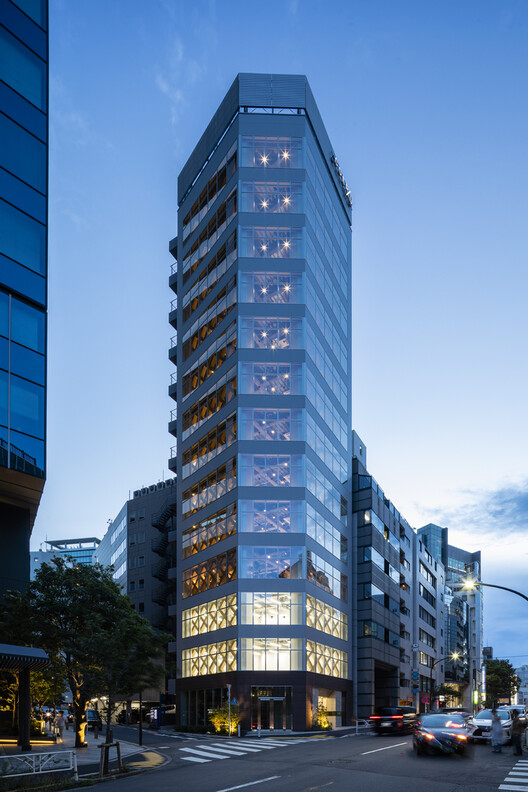
#> input picture images/building.jpeg, 528 x 792 px
$ python sharping.py
#> lines starting #> are read from the running program, lines starting #| are printed output that depends on the picture
import cv2
from matplotlib import pyplot as plt
import numpy as np


image = cv2.imread('images/building.jpeg')
#> image is the input picture: shape (792, 528, 3); mean B, G, R 159.1, 124.4, 96.3
image = cv2.cvtColor(image, cv2.COLOR_BGR2RGB)
plt.figure(figsize=(20, 20))
plt.subplot(1, 2, 1)
plt.title("Original")
plt.imshow(image)
kernel_sharpening = np.array([[-1,-1,-1],
                              [-1,9,-1],
                              [-1,-1,-1]])
sharpened = cv2.filter2D(image, -1, kernel_sharpening)
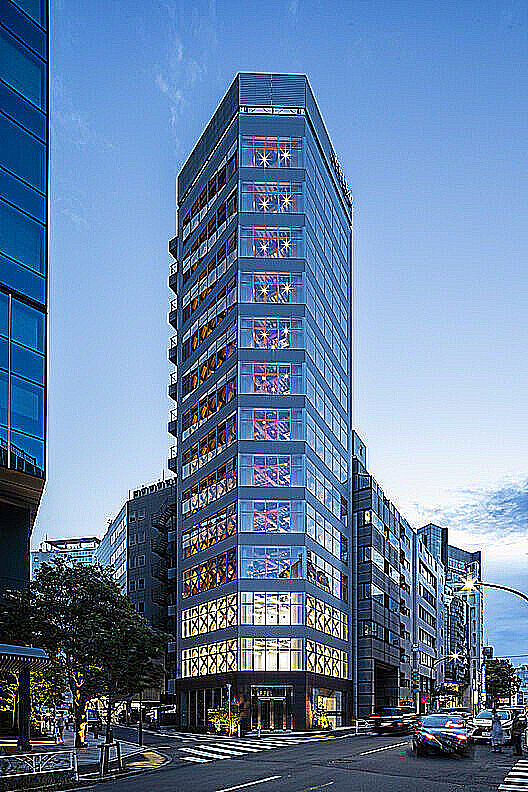
#> sharpened: shape (792, 528, 3); mean R, G, B 100.9, 127.7, 161.1
plt.subplot(1, 2, 2)
plt.title("Image Sharpening")
plt.imshow(sharpened)
plt.show()
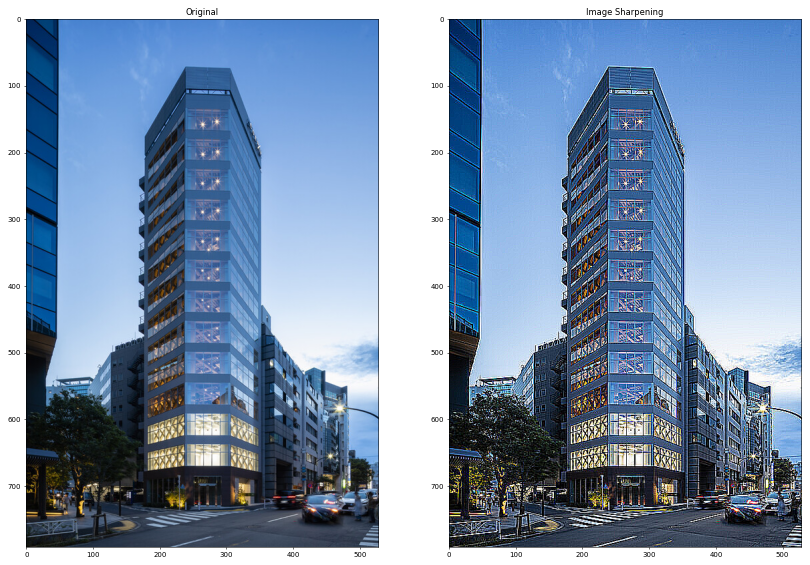
#> figure drawn by matplotlib, 2 panels

$ run again, with images/messi.jpeg copied over images/building.jpeg
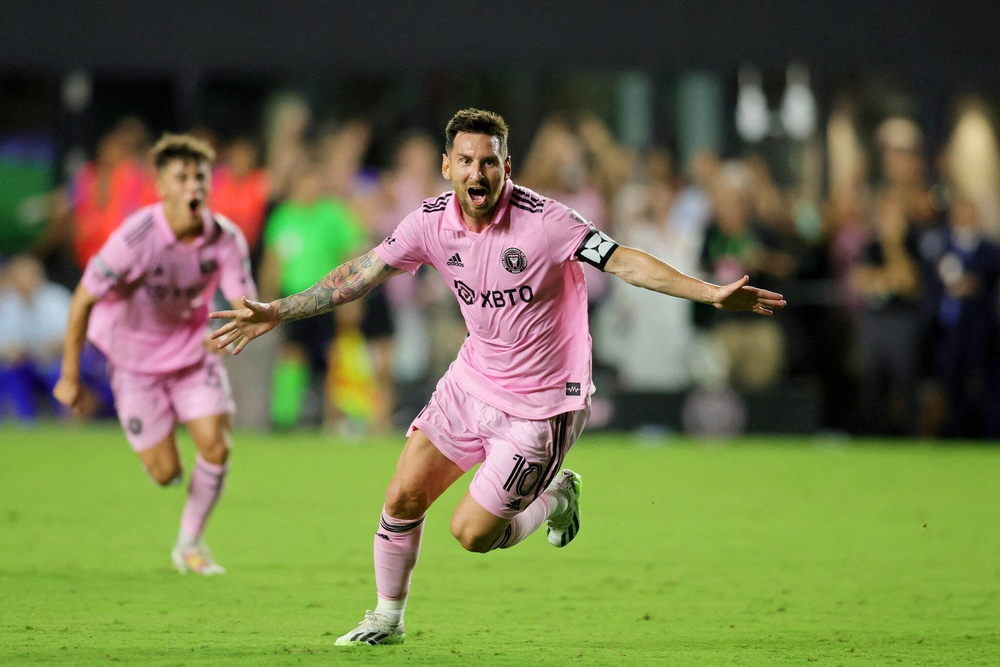
#> input picture images/messi.jpeg, 1000 x 667 px, shrunk from 2048 x 1365 before the run
#> image is the input picture: shape (667, 1000, 3); mean B, G, R 73, 113.8, 109.5
#> `sharpened = cv2.filter2D(image, -1, kernel_sharpening)`:
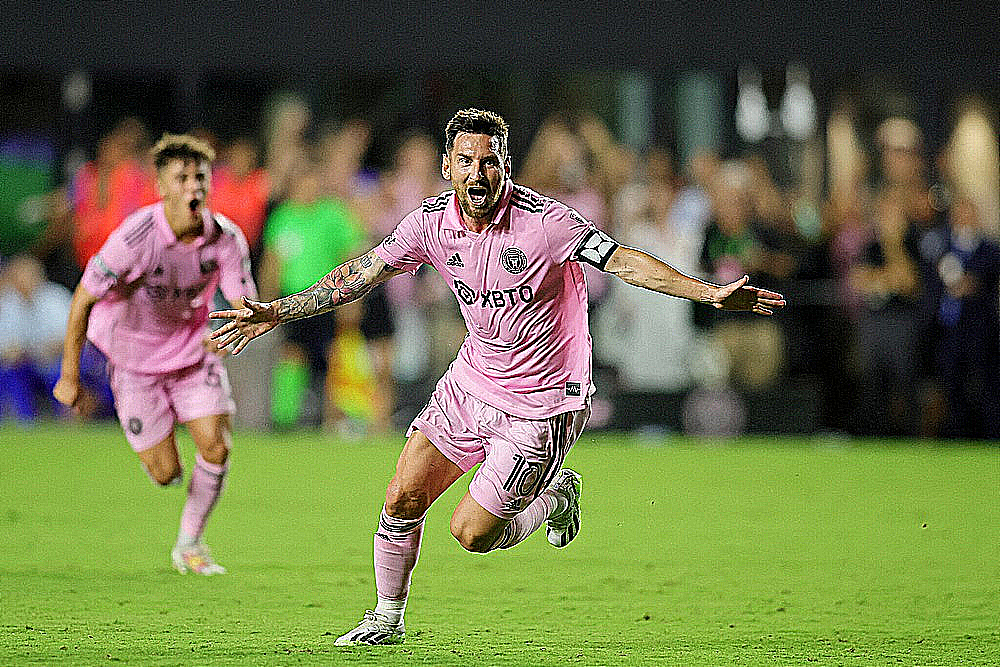
#> sharpened: shape (667, 1000, 3); mean R, G, B 109.1, 114.3, 73.7
#> `plt.show()`:
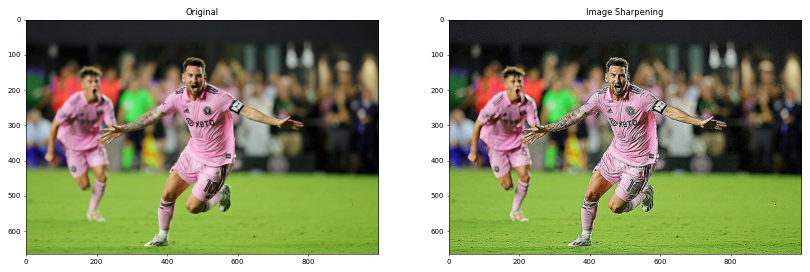
#> figure drawn by matplotlib, 2 panels

$ run again, with images/assortment-of-fruits.jpg copied over images/building.jpeg
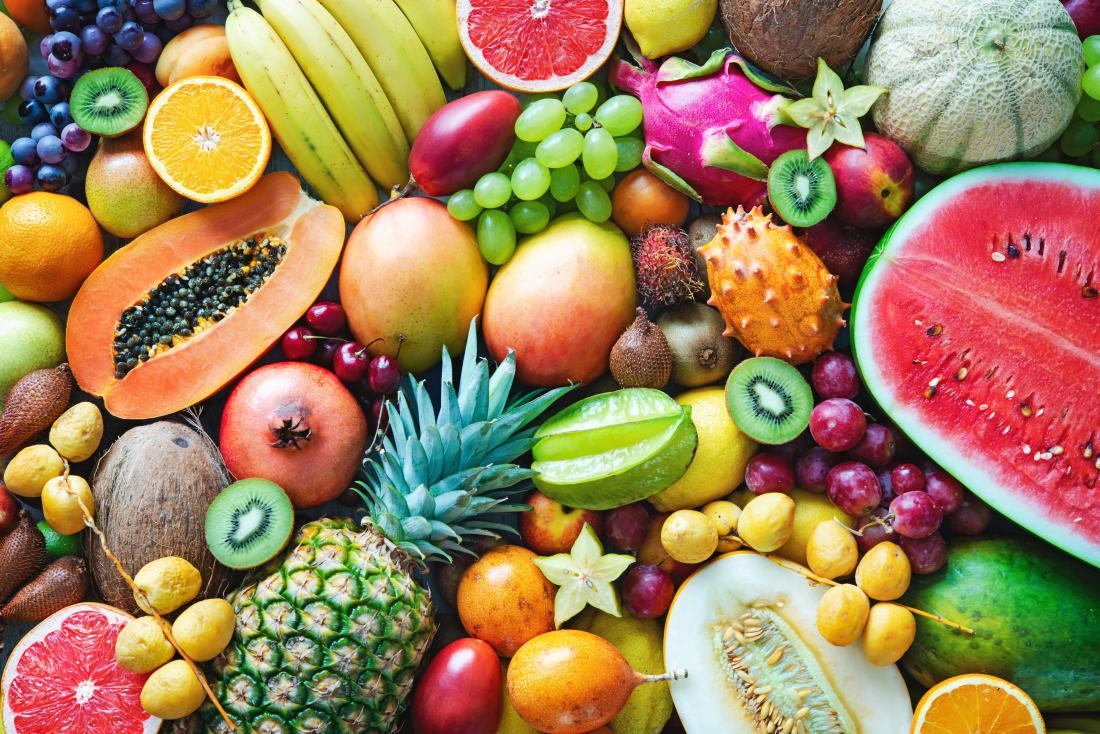
#> input picture images/assortment-of-fruits.jpg, 1100 x 734 px
#> image is the input picture: shape (734, 1100, 3); mean B, G, R 88.3, 126.3, 157.5
#> `sharpened = cv2.filter2D(image, -1, kernel_sharpening)`:
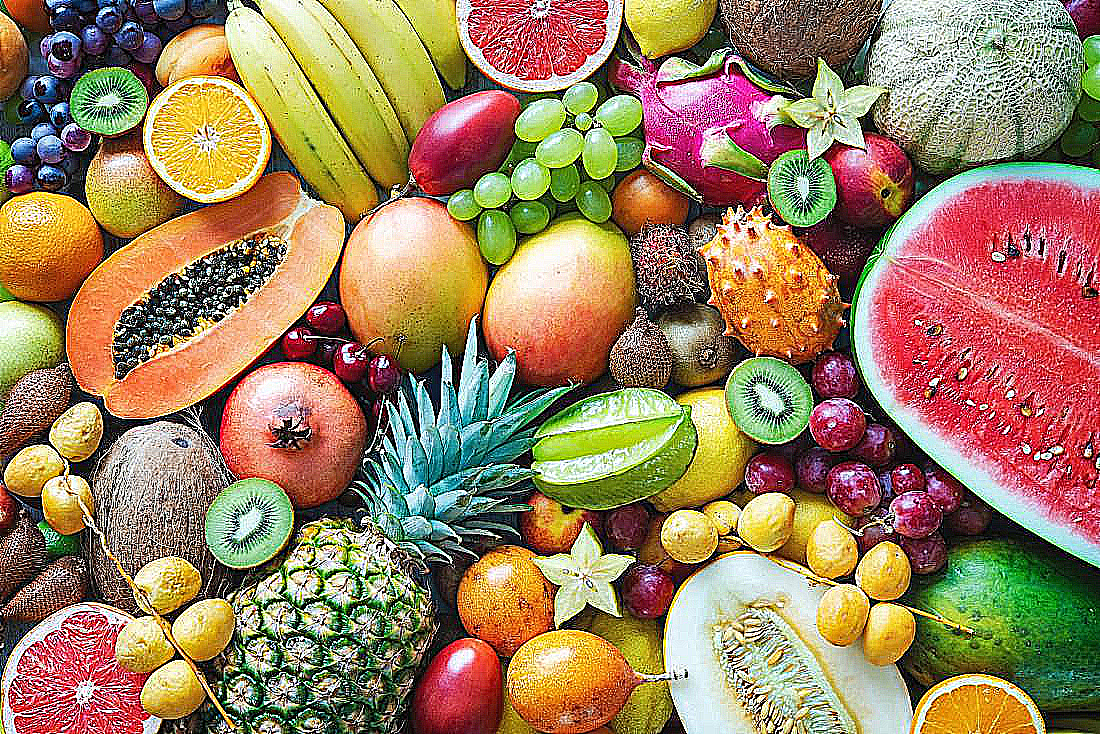
#> sharpened: shape (734, 1100, 3); mean R, G, B 154.3, 127.7, 93.8
#> `plt.show()`:
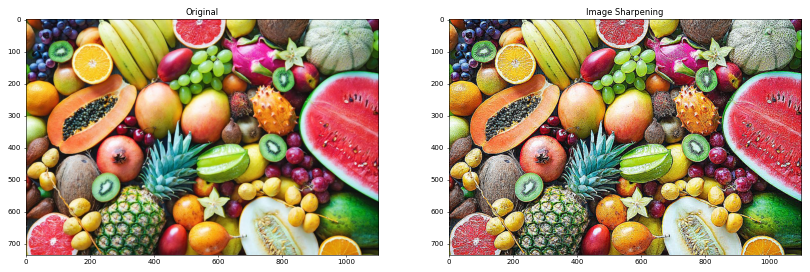
#> figure drawn by matplotlib, 2 panels
